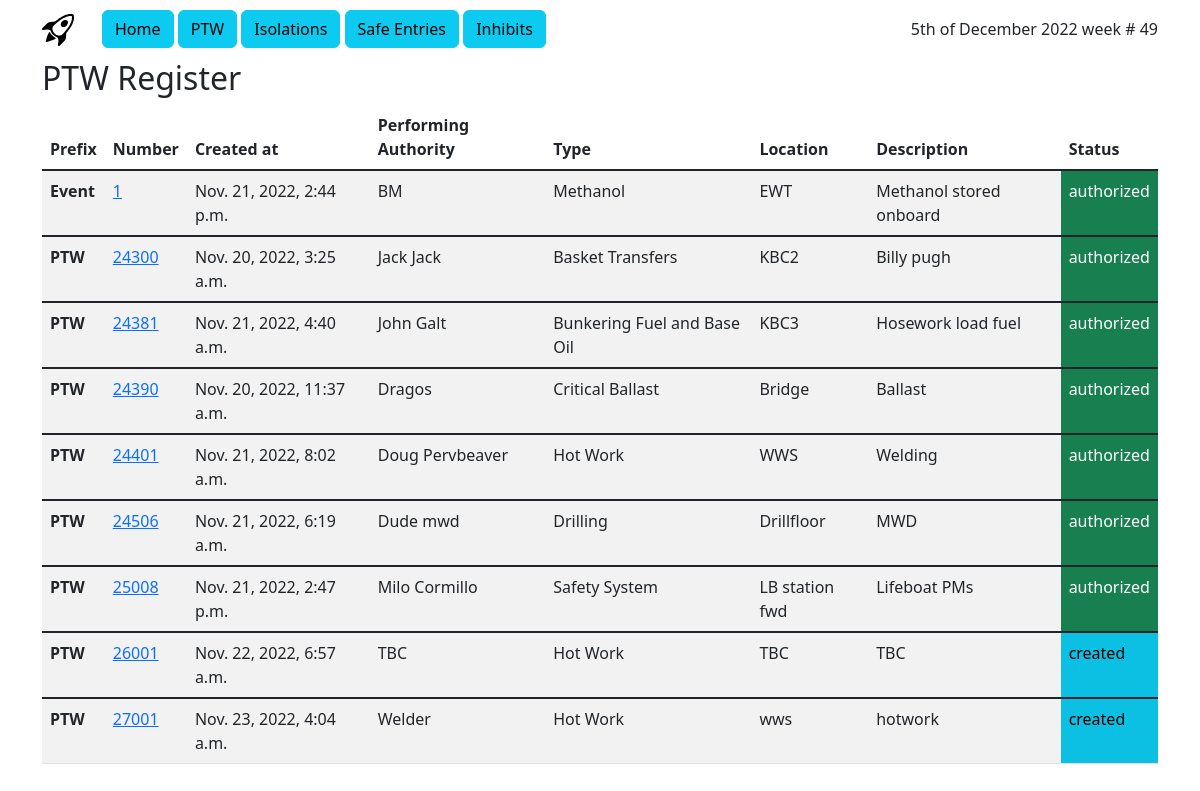
The page /ptw/ptw/ on the database as committed earlier.
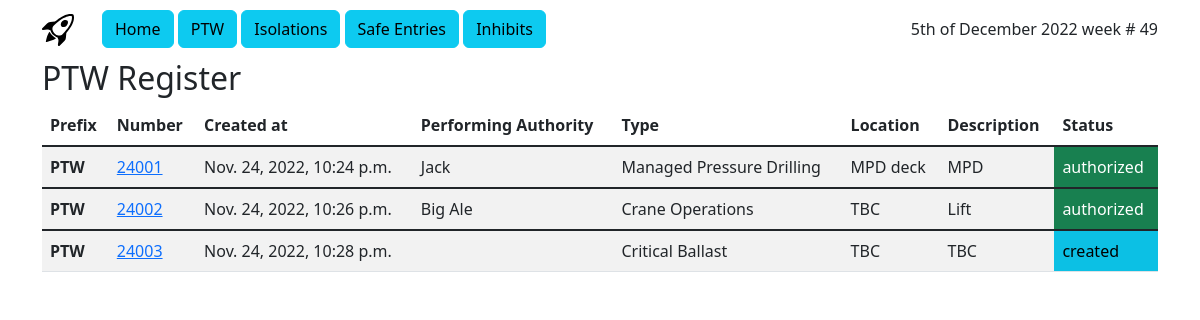
The same page on the database as committed later.
### ptw/models.py (models this page shows, shortened)
class PTW(models.Model):
    prefix = models.CharField(max_length=5, choices=[
        ('PTW', 'PTW'),
        ('HVPTW', 'HVPTW'),
        ('HVSFT', 'HVSFT'),
        ('Event', 'Event'),
    ], default='PTW')
    id = models.IntegerField(primary_key=True)
    status = models.CharField(max_length=10, choices=[
        ('created', 'created'),
        ('authorized', 'authorized'),
        ('suspended', 'suspended'),
        ('closed', 'closed'),
        ('cancelled', 'cancelled')]
                              )
    created_at = models.DateTimeField(default=timezone.now)
    authorized_at = models.DateTimeField(default=timezone.now)
    closed_at = models.DateTimeField(default=timezone.now)
    planned_work_at = models.DateTimeField(default=timezone.now)
    work_description = models.CharField(max_length=64, default='TBC')
    work_type = models.CharField(max_length=64, choices=work_list, blank=True)
    work_location = models.CharField(max_length=64, default='TBC')
    performing_authority = models.CharField(max_length=64, blank=True)
    permit_audit = models.IntegerField(default=0)
    ref_isolation = models.ForeignKey(Isolation, on_delete=models.PROTECT, blank=True, null=True)
    ref_safe_entry = models.ForeignKey(SafeEntry, on_delete=models.PROTECT, blank=True, null=True)
    ref_inhibit = models.ForeignKey(Inhibit, on_delete=models.PROTECT, blank=True, null=True)

### ptw/views.py (the view)
# urls.py: path('ptw/', views.PTWView.as_view(), name='ptw_index'),
class PTWView(generic.ListView):
    template_name = 'ptw/ptw_index.html'
    context_object_name = 'latest_active_list'
    def get_queryset(self):
        return PTW.objects.filter(
            Q(status__exact='authorized') | Q(status__exact='created') | Q(status__exact='suspended')
        )

### ptw/templates/ptw/ptw_index.html
{% extends 'ptw/nav.html' %}
{% block content %}
<h2>PTW Register</h2>
<div class="table-responsive">
<table class="table table-striped table-hover">
<thead>
      <tr>
          <th scope="col">Prefix</th>
          <th scope="col">Number</th>
          <th scope="col">Created at</th>
          <th scope="col">Performing Authority</th>
          <th scope="col">Type</th>
          <th scope="col">Location</th>
          <th scope="col">Description</th>
          <th scope="col">Status</th>
      </tr>
</thead>
{% if latest_active_list %}
            {% for ptw in latest_active_list %}
                <tbody class="table-group-divider">
                    <tr>
                        <th scope="row">{{ ptw.prefix }}</th>
                        <td><a href="{% url 'ptw:detail' ptw.id %}">{{ ptw.id }}</a></td>
                        <td>{{ ptw.created_at }}</td>
                        <td>{{ ptw.performing_authority }}</td>
                        <td>{{ ptw.work_type }}</td>
                        <td>{{ ptw.work_location }}</td>
                        <td>{{ ptw.work_description }}</td>
                        <td class="{% if ptw.status == "authorized" %}{{ 'text-bg-success' }}
                                    {% elif ptw.status == "created" %}{{ 'text-bg-info' }}
                                    {% else %}{{ 'text-bg-warning' }}
                                    {% endif %}">{{ ptw.status }}</td>
                    </tr>
                </tbody>
            {% endfor %}
{% else %}
    <p>No ptw are currently active.</p>
{% endif %}
</table>
</div>
{% endblock %}

Rows that differ between the two databases and show on the page:
removed PTW: prefix "Event", id "1", created_at "Nov. 21, 2022, 2:44 p.m.", performing_authority "BM", work_type "Methanol", work_location "EWT", work_description "Methanol stored onboard", status "authorized"
removed PTW: prefix "PTW", id "24300", created_at "Nov. 20, 2022, 3:25 a.m.", performing_authority "Jack Jack", work_type "Basket Transfers", work_location "KBC2", work_description "Billy pugh", status "authorized"
removed PTW: prefix "PTW", id "24381", created_at "Nov. 21, 2022, 4:40 a.m.", performing_authority "John Galt", work_type "Bunkering Fuel and Base Oil", work_location "KBC3", work_description "Hosework load fuel", status "authorized"
removed PTW: prefix "PTW", id "24390", created_at "Nov. 20, 2022, 11:37 a.m.", performing_authority "Dragos", work_type "Critical Ballast", work_location "Bridge", work_description "Ballast", status "authorized"
removed PTW: prefix "PTW", id "24401", created_at "Nov. 21, 2022, 8:02 a.m.", performing_authority "Doug Pervbeaver", work_type "Hot Work", work_location "WWS", work_description "Welding", status "authorized"
removed PTW: prefix "PTW", id "24506", created_at "Nov. 21, 2022, 6:19 a.m.", performing_authority "Dude mwd", work_type "Drilling", work_location "Drillfloor", work_description "MWD", status "authorized"
removed PTW: prefix "PTW", id "25008", created_at "Nov. 21, 2022, 2:47 p.m.", performing_authority "Milo Cormillo", work_type "Safety System", work_location "LB station fwd", work_description "Lifeboat PMs", status "authorized"
removed PTW: prefix "PTW", id "26001", created_at "Nov. 22, 2022, 6:57 a.m.", performing_authority "TBC", work_type "Hot Work", work_location "TBC", work_description "TBC", status "created"
removed PTW: prefix "PTW", id "27001", created_at "Nov. 23, 2022, 4:04 a.m.", performing_authority "Welder", work_type "Hot Work", work_location "wws", work_description "hotwork", status "created"
added PTW: prefix "PTW", id "24001", created_at "Nov. 24, 2022, 10:24 p.m.", performing_authority "Jack", work_type "Managed Pressure Drilling", work_location "MPD deck", work_description "MPD", status "authorized"
added PTW: prefix "PTW", id "24002", created_at "Nov. 24, 2022, 10:26 p.m.", performing_authority "Big Ale", work_type "Crane Operations", work_location "TBC", work_description "Lift", status "authorized"
added PTW: prefix "PTW", id "24003", created_at "Nov. 24, 2022, 10:28 p.m.", work_type "Critical Ballast", work_location "TBC", work_description "TBC", status "created"
